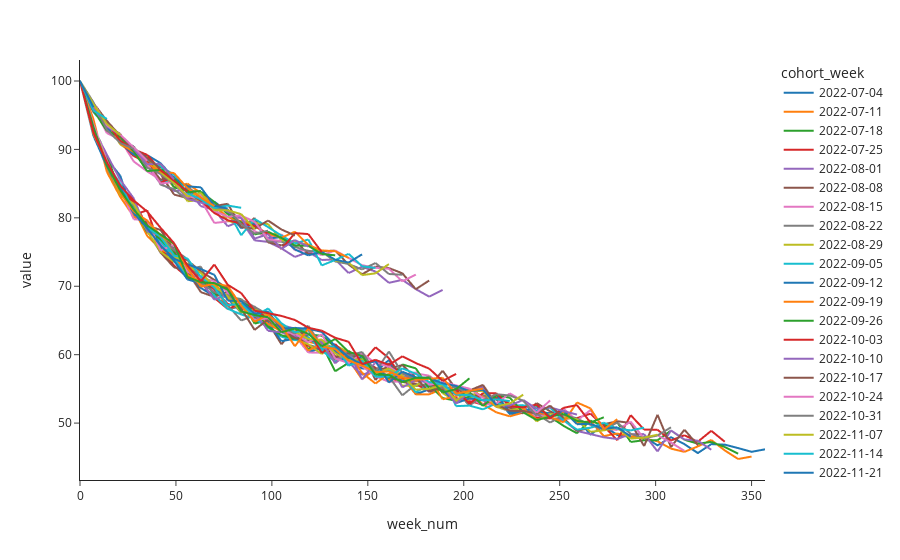

Notebook code cell kept with this figure:
### Code cell
retention_df = df[df.cohort_week >='2022-07-01'].pivot(index='week_num', columns = 'cohort_week',
                                       values = 'user_id')

px.line(retention_df.apply(lambda x: 100*x/retention_df.iloc[0], axis = 1))
